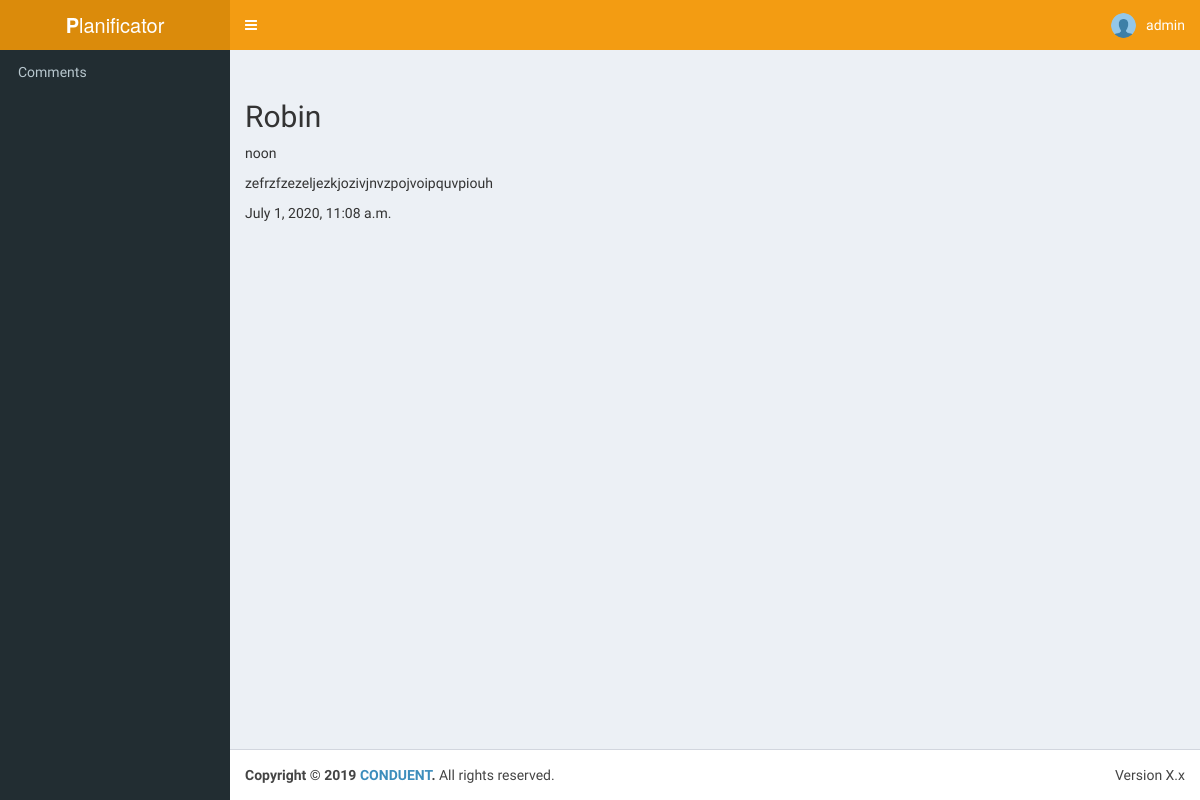
/usercomments/zerzr/ (signed in), run on the app's committed database.
### userprofile/models.py (models this page shows, shortened)
class UserProfile(AbstractUser):
    service = models.ForeignKey(Service, on_delete=models.CASCADE, null=True)
    USERNAME_FIELD = 'username'

### usercomments/models.py (models this page shows, shortened)
class Comment(models.Model):
    title = models.CharField(max_length=100)
    slug = models.SlugField()
    hours = models.TimeField(default='0:00 AM')
    comment = models.TextField()
    date = models.DateTimeField(default=datetime.now, blank=True)

### usercomments/views.py (the view)
# urls.py: url(r'^(?P<slug>[\w-]+)/$',views.comments_detail, name="detail"),
def comments_detail(request, slug):
    comment = Comment.objects.get(slug=slug)
    return render(request,'usercomments/comments_detail.html',{'comment':comment})

### usercomments/templates/usercomments/comments_detail.html
{% extends 'base.html' %}
{% block content %}
<div class="comment-detail">
    <div class="comment">
        <h2>{{comment.title}}</h2>
        <p>{{comment.hours}}</p>
        <p>{{comment.comment}}</p>
        <p>{{comment.date}}</p>
    </div>
</div>
{% endblock %}

### planificator/templates/header.html (shortened to what this page needs)
{% load static %}
<header class="main-header">
  <a href="/" class="logo">
    <span class="logo-lg"><b>P</b>lanificator</span>
  </a>
  <nav class="navbar navbar-static-top" role="navigation">
    <a href="#" class="sidebar-toggle" data-toggle="push-menu" role="button">
    </a>
  {% if user.is_authenticated %}
    <div class="navbar-custom-menu">
      <ul class="nav navbar-nav">
        <li class="dropdown user user-menu">
          <a href="#" class="dropdown-toggle" data-toggle="dropdown">
            <img src="{% static 'images/profil.png' %}" class="user-image" alt="User Image">
            <span class="hidden-xs">{{ request.user.username }}</span>
          </a>
        </li>
      </ul>
    </div>
  {% endif %}
  </nav>
</header>

### data on the page
UserProfile: user.username "admin"
Comment: title "Robin", hours "noon", comment "zefrzfzezeljezkjozivjnvzpojvoipquvpiouh", date "July 1, 2020, 11:08 a.m."
